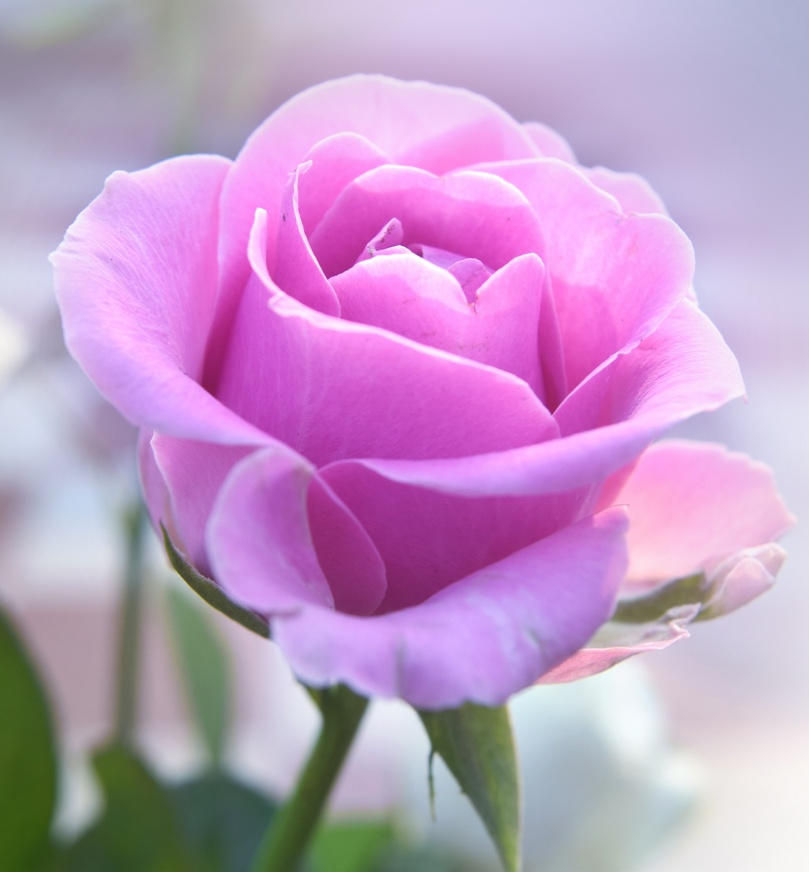
#> input picture rose.jpg, 809 x 872 px, shrunk from 1783 x 1920 before the run, found by its file name
$ python assignment_5.py
#> lines starting #> are read from the running program, lines starting #| are printed output that depends on the picture
import cv2
import numpy as np
import matplotlib.pyplot as plt


img = cv2.imread('/home/inzamul/Downloads/rose.jpg', 0)
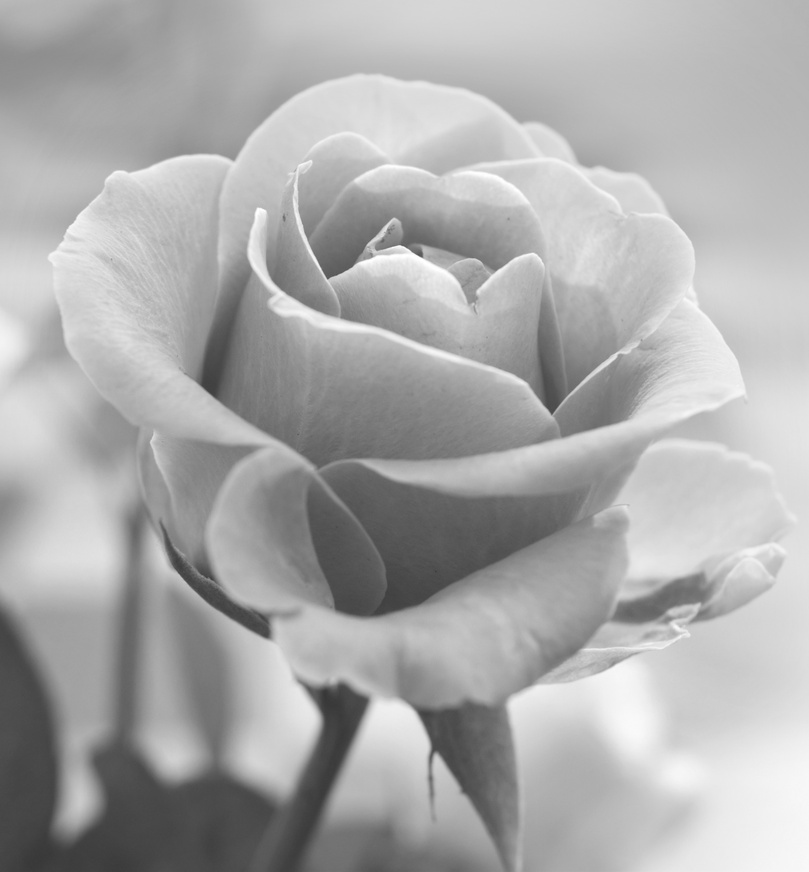
#> img: shape (872, 809); min 55, max 255, mean 171.3

#Smoothing (Average) Kernel
kernel_avg = np.ones((3,3), np.float32)/9
smooth = cv2.filter2D(img, -1, kernel_avg)

#Sobel Kernels
sobel_x = np.array([[-1, 0, 1],
                    [-2, 0, 2],
                    [-1, 0, 1]])

sobel_y = np.array([[-1, -2, -1],
                    [0, 0, 0],
                    [1, 2, 1]])
sobelx_img = cv2.filter2D(img, -1, sobel_x)
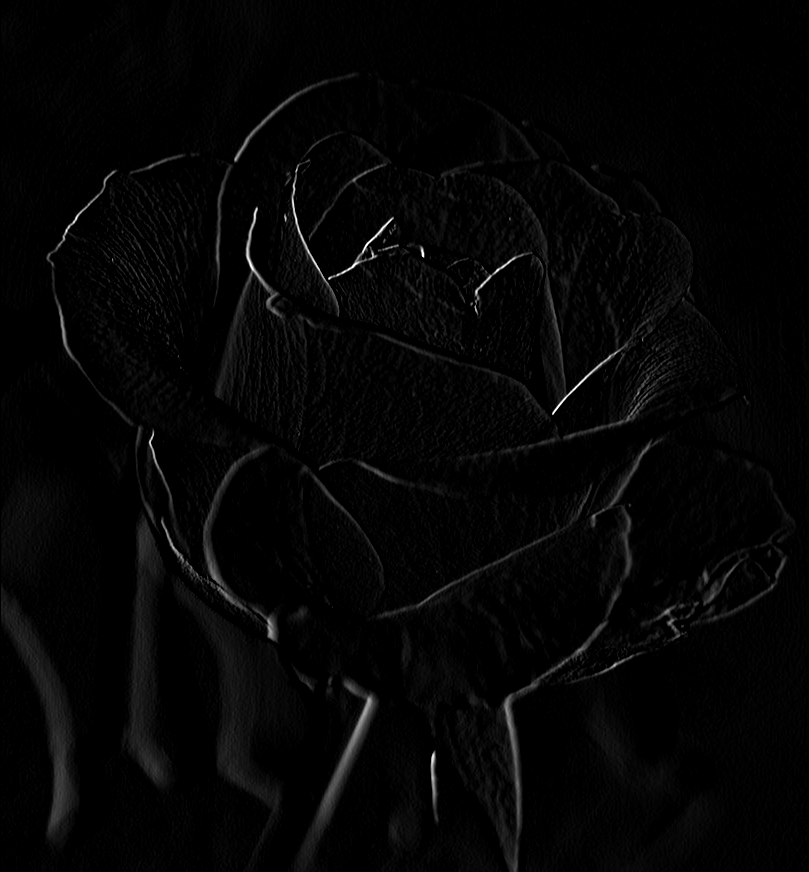
#> sobelx_img: shape (872, 809); min 0, max 255, mean 4.9
sobely_img = cv2.filter2D(img, -1, sobel_y)
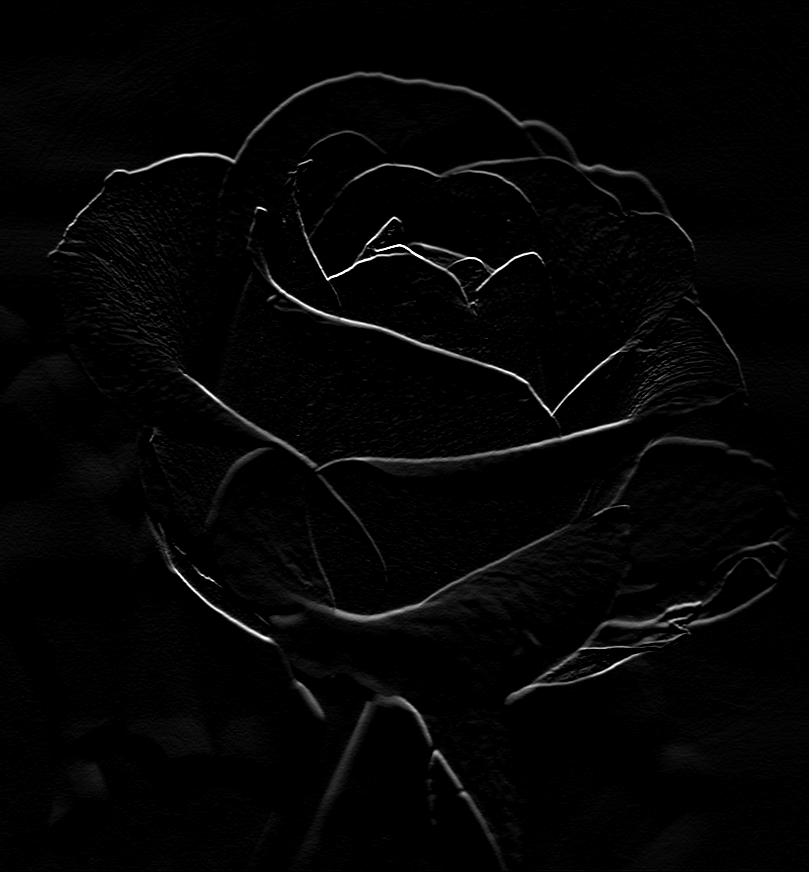
#> sobely_img: shape (872, 809); min 0, max 255, mean 4.6

# Prewitt Kernels
prewitt_x = np.array([[-1, 0, 1],
                      [-1, 0, 1],
                      [-1, 0, 1]])

prewitt_y = np.array([[-1, -1, -1],
                      [0, 0, 0],
                      [1, 1, 1]])
prewittx_img = cv2.filter2D(img, -1, prewitt_x)
prewitty_img = cv2.filter2D(img, -1, prewitt_y)

#Laplacian Kernel
laplace_kernel = np.array([[0, 1, 0],
                           [1, -4, 1],
                           [0, 1, 0]])
laplace_img = cv2.filter2D(img, -1, laplace_kernel)
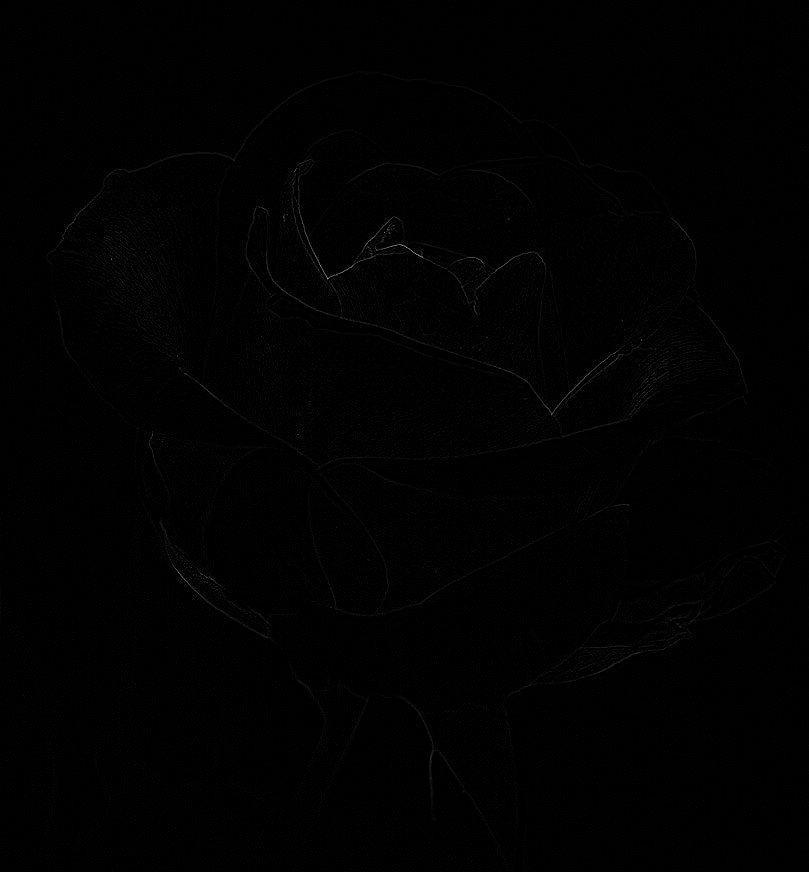
#> laplace_img: shape (872, 809); min 0, max 157, mean 1.1


#Display Image
titles = ['Original', 'Smoothing',
          'Sobel X', 'Sobel Y',
          'Prewitt X', 'Prewitt Y',
          'Laplacian']

images = [img, smooth,
          sobelx_img, sobely_img,
          prewittx_img, prewitty_img,
          laplace_img]

plt.figure(figsize=(12, 8))
for i in range(7):
    plt.subplot(2, 4, i + 1)
    plt.imshow(images[i], cmap='gray')
    plt.title(titles[i])
    plt.axis('off')
plt.tight_layout()
plt.show()

$ run again, with big_image.jpg copied over rose.jpg
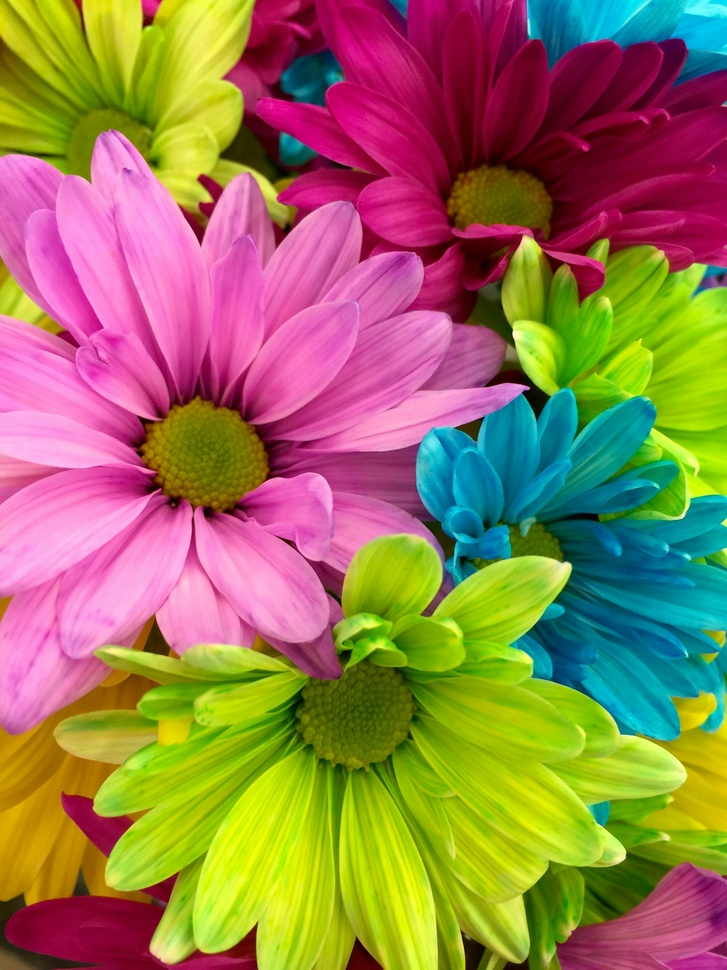
#> input picture big_image.jpg, 727 x 970 px, shrunk from 2448 x 3264 before the run, found by its file name
#> `img = cv2.imread('/home/inzamul/Downloads/rose.jpg', 0)`:
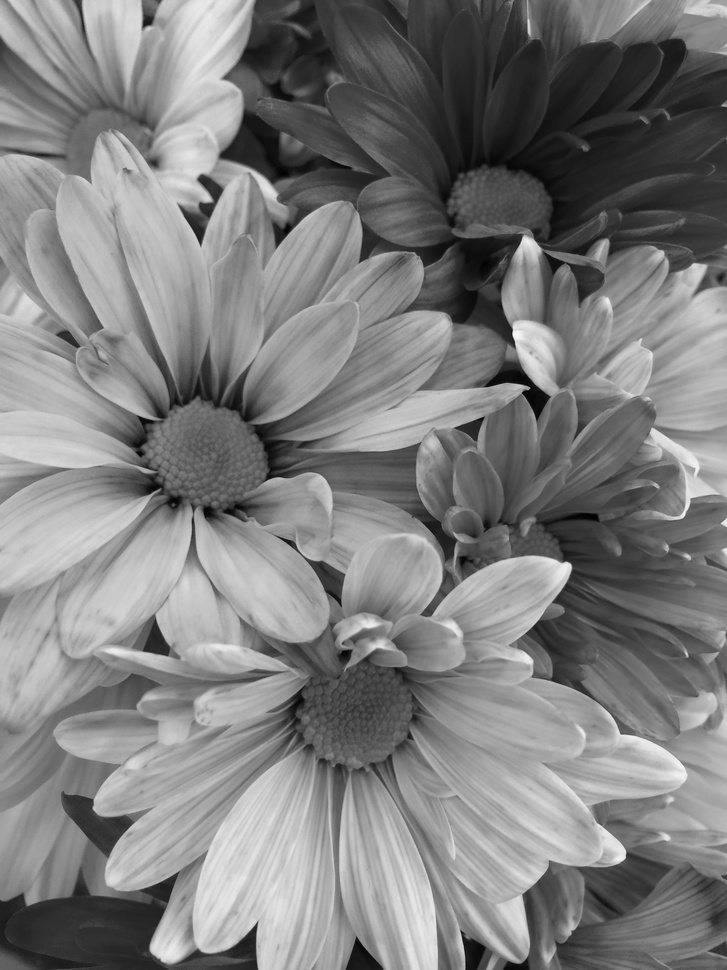
#> img: shape (970, 727); min 0, max 250, mean 126
#> `laplace_img = cv2.filter2D(img, -1, laplace_kernel)`:
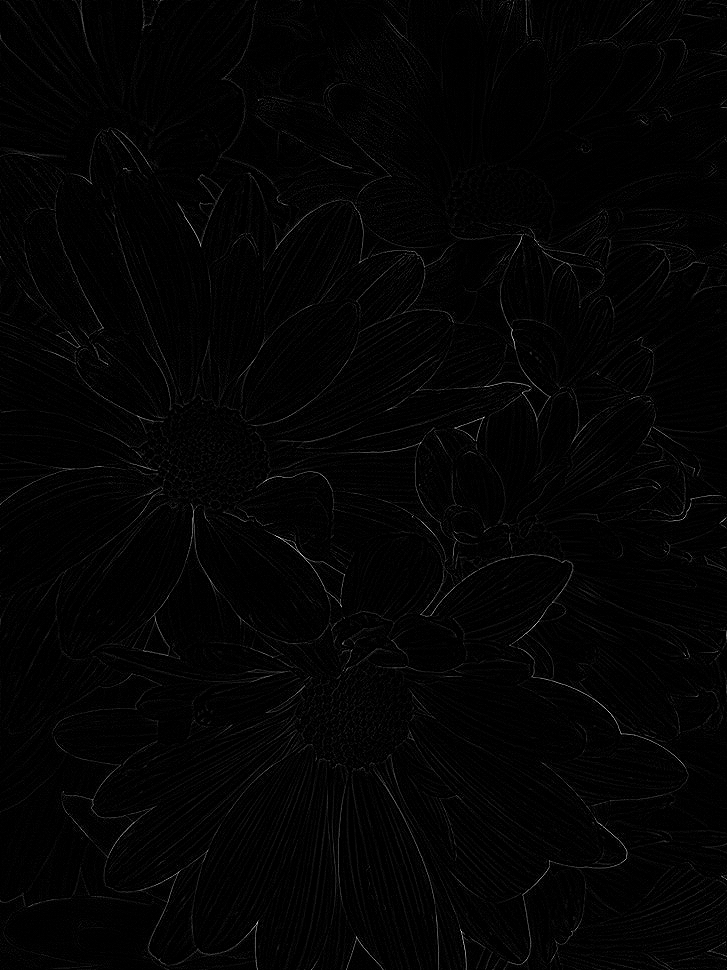
#> laplace_img: shape (970, 727); min 0, max 223, mean 3.4
